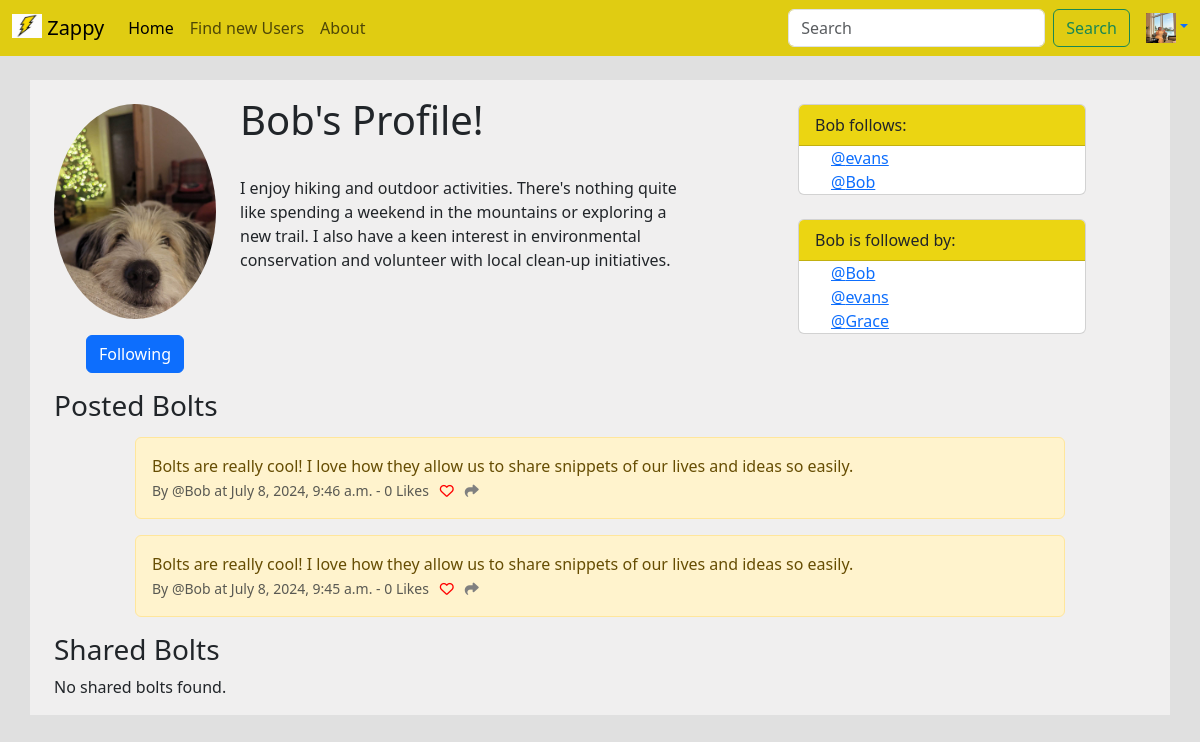
The page /profile/65 (signed in) on the database its author committed.
### Tclone/models.py (models this page shows, shortened)
class Profile(models.Model):
    user = models.OneToOneField(User, on_delete=models.CASCADE)
    follows = models.ManyToManyField("self", related_name="followed_by", symmetrical=False, blank=True)
    profile_image= models.ImageField(null=True,blank=True,upload_to="images/")
    profile_bio = models.CharField(null=True, blank=True, max_length=500)
    data_modified = models.DateTimeField(User, auto_now=True)
    def __str__(self):
        return self.user.username

class Bolt(models.Model):
    user = models.ForeignKey(
        User, related_name='bolts',
        on_delete=models.DO_NOTHING
        )
    body = models.CharField(max_length=250)
    created_at = models.DateTimeField(auto_now_add=True)
    likes = models.ManyToManyField(User, related_name="BoltLikes")
    def get_number_likes(self):
        return self.likes.count()

### Tclone/views.py (the view)
# urls.py: path('profile/<str:pk>', views.profile, name="profile"),
def profile(request, pk):
    if request.user.is_authenticated:
        context_dict = {}
        profile = Profile.objects.get(user=pk)
        bolts = Bolt.objects.filter(user=pk).order_by("-created_at")
        shared_bolts = SharedBolt.objects.filter(user=pk).select_related('bolt')
        context_dict['profile'] = profile
        context_dict['bolts'] = bolts
        context_dict['shared_bolts'] = shared_bolts
        if request.method == 'POST':
            if 'follow_user' in request.POST:
                request.user.profile.follows.add(profile)
            elif 'unfollow_user' in request.POST:
                request.user.profile.follows.remove(profile)
    return render(request, 'profile.html',context=context_dict)

### Tclone/templates/profile.html (shortened to what this page needs)
{% extends 'base.html' %}
{% load static %}
{% block content %}
<html>
    {% if user.is_authenticated %}
        <div class="container text-left">
            <div class="row">
                <div class="col-2 text-right mt-4">
                    {% if profile.profile_image %}
                        <img src="{{ profile.profile_image.url }}" class="img-fluid rounded-circle">
                    {% else %}
                        <img src="{% static 'images/blankprofile.jpg' %}" class="img-fluid rounded-circle">
                    {% endif %}
                    <div class="row mt-3">
                        <div class="col-12 text-center">
                            <form method="post" action="{% url 'profile' profile.user.id %}">
                                {% if profile in user.profile.follows.all %}
                                    <button class="btn btn-primary" type="submit">Following</button>
                                {% else %}
                                    <input type="hidden" name="follow_user" value="{{ profile.user.id }}">
                                    <button class="btn btn-primary" type="submit">Follow</button>
                                {% endif %}
                            </form>
                        </div>
                    </div>
                </div>
                <div class="col-5 text-left mt-3">
                    <h1>{{ profile.user.username }}'s Profile!</h1>
                    <p>{{ profile.profile_bio }}</p>
                </div>
                <div class="col-1"></div>
                <div class="col-4 mt-4">
                    <body>
                        <div class="card " style="width: 18rem;">
                            <div class="card-header" style="background-color: #ebd512;">
                                {{ profile.user }} follows:
                            </div>
                            {% if profile.follows %}
                                <ul class="list-group list-group-flush">
                                    <ul>
                                        {% for followed_user in profile.follows.all|slice:":3" %}
                                            <a href="{% url 'profile' followed_user.user.id %}">@{{ followed_user }}</a></br>
                                        {% endfor %}
                                    </ul>
                                </ul>
                            {% else %}
                                <p>{{profile.user}} are not following anyone yet.</p>
                            {% endif %}
                        </div>
                        <div class="card " style="width: 18rem;">
                            <div class="card-header" style="background-color: #ebd512;">
                                {{ profile.user }} is followed by:</br>
                            </div>
                            {% if profile.followed_by %}
                                <ul class="list-group list-group-flush">
                                    <ul>
                                        {% for followed_user in profile.followed_by.all|slice:":3" %}
                                        <a href="{% url 'profile' followed_user.user.id %}">@{{ followed_user }}</a></br>
                                        {% endfor %}
                                    </ul>
                            {% else %}
                                <p>{{profile.user}} is not followed by anyone yet.</p>
                            {% endif %}
                        </div>
                    </body>
                </div>
            </div>
            <div class="row mt-3">
                    <h3>Posted Bolts</h3></br></br>
                    {% if bolts %}
                        {%for bolt in bolts %}
                        <div class="col-1"></div>
                            <div class="alert alert-warning col-10" role="alert">
                                {{bolt.body}}<br/>
                                <small class="text-muted">
                                    By @{{bolt.user}} at {{bolt.created_at}} - {{bolt.get_number_likes}} Likes
                                    &nbsp;
                                    {% if user in bolt.likes.all %}
                                        <a href="{% url 'bolt_like' bolt.id %}">
                                        <i class="fa-solid fa-heart" style="color:red"></i></a>
                                    {% else %}
                                        <a href="{% url 'bolt_like' bolt.id %}">
                                        <i class="fa fa-heart-o" style="color:red"></i></a>
                                    {% endif %}
                                    <a href="{% url 'bolt_share' bolt.id %}">
                                    <i class="fa-solid fa-share" style="color:grey" ></i></a>
                                </small>
                            </div>
                        <div class="col-1"></div>
                        {% endfor %}
                    {% endif %}
                        <h3>Shared Bolts</h3>
                        {% if shared_bolts %}
                            {% for shared_bolt in shared_bolts %}
                            <div class="col-1"></div>
                                <div class="alert alert-info col-10" role="alert">
                                    {{ shared_bolt.bolt.body }}<br/>
                                    <small class="text-muted">
                                        Shared by @{{ shared_bolt.user.username }}<br/>
                                        {{ shared_bolt.bolt.created_at }} - Originally by @{{ shared_bolt.bolt.user.username }}  - {{ shared_bolt.bolt.get_number_likes }} Likes
                                        {% if user in shared_bolt.bolt.likes.all %}
                                            <a href="{% url 'bolt_like' shared_bolt.bolt.id %}">
                                                <i class="fa-solid fa-heart" style="color:red"></i>
                                            </a>
                                        {% else %}
                                            <a href="{% url 'bolt_like' shared_bolt.bolt.id %}">
                                                <i class="fa fa-heart-o" style="color:red"></i>
                                            </a>
                                        {% endif %}
                                    </small>
                                </div>
                            <div class="col-1"></div>
                            {% endfor %}
                        {% else %}
                            <p>No shared bolts found.</p>
                        {% endif %}
            </div>
        </div>
    {% else %}
        <div class="alert alert-warning" role="alert">
            You must be logged in to see this page.
            <a href="login">Login</a>
        </div>
    {% endif %}
</html>
{% endblock %}

### Tclone/templates/navbar.html (shortened to what this page needs)
{% load static %}
<nav class="navbar navbar-expand-lg navbar-light" style="background-color: #e0cc12;">
    <div class="container-fluid">
      <a class="navbar-brand" href="/"><img src="{% static 'images/logo.jpg' %}" alt="Logo" width="30" height="24" class="d-inline-block align-text-top">
        Zappy</a>
      <div class="collapse navbar-collapse" id="navbarSupportedContent">
        <ul class="navbar-nav me-auto mb-2 mb-lg-0">
          <li class="nav-item">
            <a class="nav-link active" aria-current="page" href="/">Home</a>
          </li>
          <li class="nav-item">
            <a class="nav-link" href="{% url 'profile_list' %}">Find new Users</a>
          </li>
          <li class="nav-item">
            <a class="nav-link" href="{% url 'about' %}">About</a>
          </li>
        </ul>
        <form class="d-flex me-3" role="search" action="{% url 'search' %}" method="get">
          <input class="form-control me-2" type="search" placeholder="Search" aria-label="Search" name="search_query">
          <button class="btn btn-outline-success"  type="submit">Search</button>
        </form>
        {% if user.is_authenticated %}
          {% if user.profile.profile_image %}
            <a class="dropdown-toggle" role="button" data-bs-toggle="dropdown" aria-expanded="false"> <img src="{{ user.profile.profile_image.url }}" alt="" width="30" height="30"></a>
          {% else %}
            <a class="dropdown-toggle" role="button" data-bs-toggle="dropdown" aria-expanded="false"> <img src="{% static 'images/blankprofile.jpg' %}" alt="" width="30" height="30"></a>
          {% endif %}
        {% else %}
          <a class="dropdown-toggle" role="button" data-bs-toggle="dropdown" aria-expanded="false"> <img src="{% static 'images/blankprofile.jpg' %}" alt="" width="30" height="30"></a>
            <ul class="dropdown-menu dropdown-menu-end">
              <li><a href="login">Login</a></li>
            </ul>
        {% endif %}
      </div>
    </div>
  </nav>

### rows shown on the page
Profile: profile_image (picture), user.username "Bob", profile_bio "I enjoy hiking and outdoor activities. There's nothing quite like spending a weekend in the mountains or exploring a new trail. I also have a keen interest in environmental conservation and volunteer with local clean-up initiatives.", user "Bob"
Profile: user.username "evans"
Profile: user.username "Grace"
Bolt: body "Bolts are really cool! I love how they allow us to share snippets of our lives and ideas so easily.", user "Bob", created_at "July 8, 2024, 9:46 a.m.", get_number_likes "0"
Bolt: body "Bolts are really cool! I love how they allow us to share snippets of our lives and ideas so easily.", user "Bob", created_at "July 8, 2024, 9:45 a.m.", get_number_likes "0"
